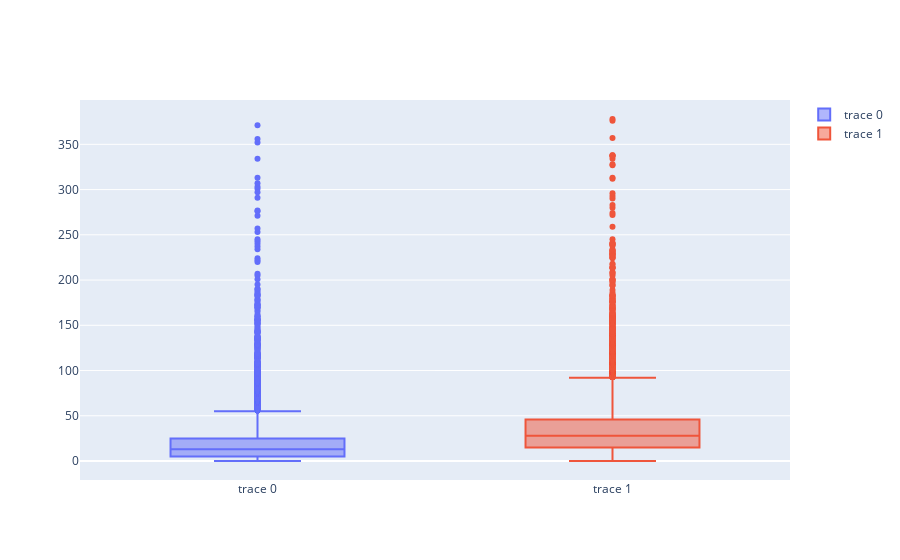

Source (notebook cell):
### Code cell
import plotly.graph_objects as go
import json
import numpy as np

fig = go.Figure()
fig.add_trace(go.Box(y=arrival["Delay"]))
fig.add_trace(go.Box(y=departure["Delay"]))

fig.show()

### Figure 1 — Plotly figure (JSON) as saved in the notebook; plotly's stock layout.template omitted (floating-point values rounded to 4 significant figures; data arrays with more than 128 entries replaced by an {"elided": "..."} marker saying what was removed)
{"data": [{"type": "box", "y": {"elided": "12756 int values"}}, {"type": "box", "y": {"elided": "12777 int values"}}], "layout": {}}
